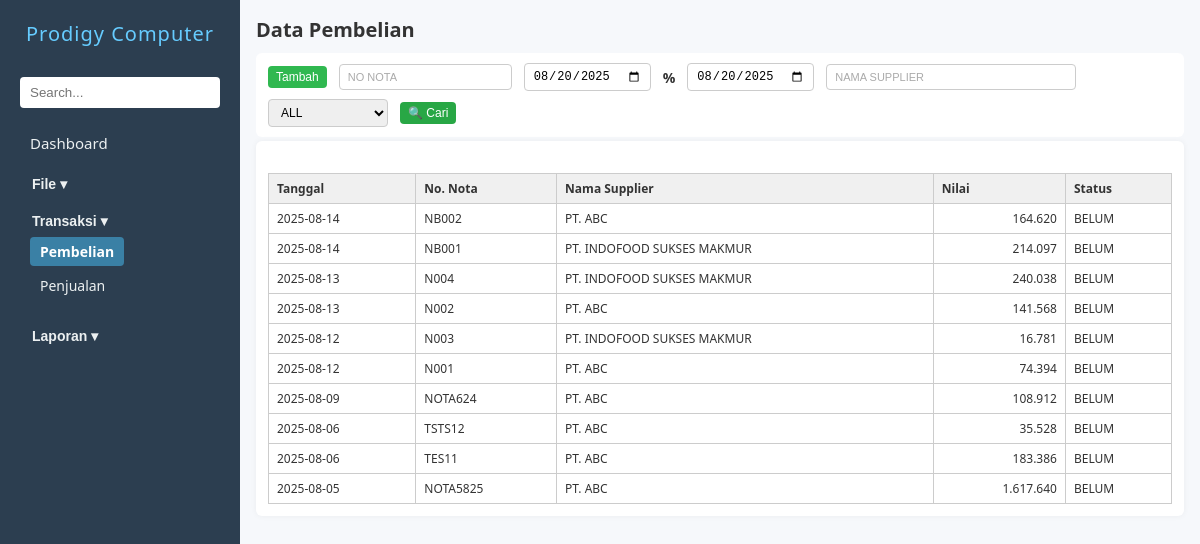
/pembelian.php, run on an earlier commit of the app's database.
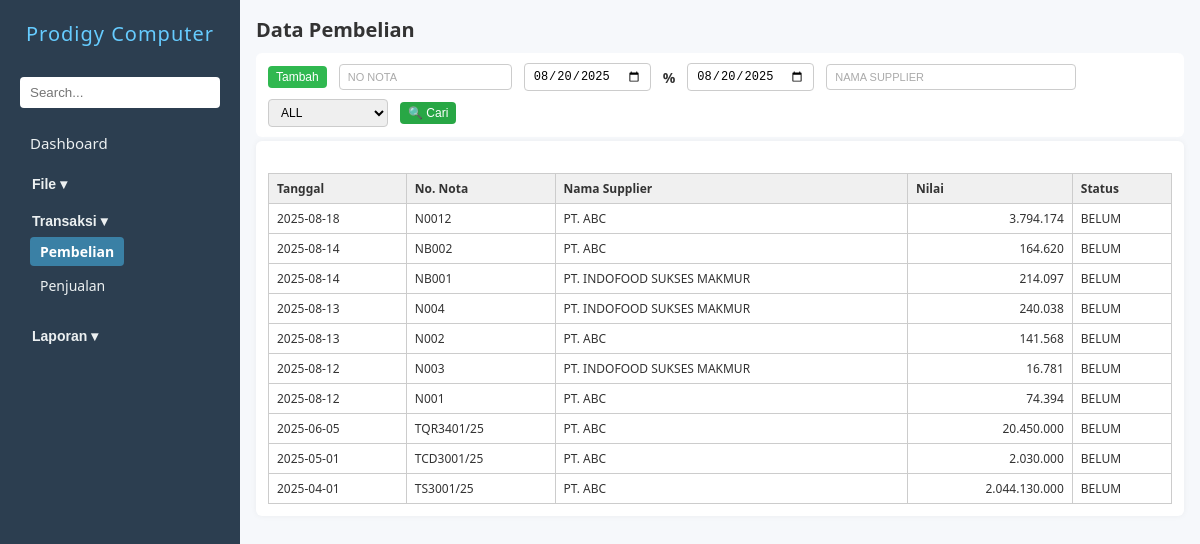
And on a later commit of the database.
### tables this page shows
CREATE TABLE `zbeli` (
  `nonota` char(30) DEFAULT NULL,
  `tgl` date DEFAULT NULL,
  `kodesup` char(10) DEFAULT NULL,
  `kodegd` char(10) NOT NULL,
  `nilai` double DEFAULT 0,
  `lunas` int(11) DEFAULT 0,
  `tgltempo` date DEFAULT NULL,
  `ppn` double(10,2) DEFAULT 0.00,
  `hppn` double(10,2) DEFAULT 0.00,
  `disc1` double(10,2) DEFAULT 0.00,
  `hdisc1` double(10,2) DEFAULT 0.00,
  `disc2` double(10,2) DEFAULT 0.00,
  `hdisc2` double(10,2) DEFAULT 0.00,
  `disc3` double(10,2) DEFAULT 0.00,
  `hdisc3` double(10,2) DEFAULT 0.00,
  `ket` varchar(1000) DEFAULT NULL
);

CREATE TABLE `zsupplier` (
  `kodesup` char(10) NOT NULL,
  `namasup` tinytext NOT NULL,
  `alamat` tinytext NOT NULL,
  `kota` tinytext NOT NULL,
  `ktp` char(20) NOT NULL,
  `npwp` char(30) NOT NULL
);

### pembelian.php (the view, shortened to what this page needs)
<?php
include 'koneksi.php';
$query = mysqli_query($conn, "
    SELECT zbeli.tgl, zbeli.nonota, zsupplier.namasup, zbeli.nilai, zbeli.lunas
    FROM zbeli
    JOIN zsupplier ON zbeli.kodesup = zsupplier.kodesup
    ORDER BY zbeli.tgl DESC, zbeli.nonota DESC
    LIMIT 10
");
?>
<!DOCTYPE html>
<html lang="en">
<head>
    <link rel="stylesheet" href="navbar.css" />
    <link rel="stylesheet" href="form.css" />
</head>
<body>
    <?php include 'navbar.php'; ?>
    <main>
        <h2>Data Pembelian</h2>
        <div class="action-bar">
            <button type="button" name="btnTambah" id="btnTambah" class="action-btn tambah" onclick="window.location.href='inputpembelian.php'">Tambah</button>
            <input type="text" name="noNota" id="inputNoNota" placeholder="No Nota" style="text-transform: uppercase;">
            <input type="date" name="tgl1" id="inputTgl1">
            <span>%</span>
            <input type="date" name="tgl2" id="inputTgl2">
            <input type="text" name="namasup" id="inputNamasup" placeholder="Nama supplier" class="medium-input" style="text-transform: uppercase;">
            <select name="statusBayar" id="statusBayar">
                <option value="all">ALL</option>
            </select>
            <button type="button" name="btnSearch" id="btnSearch" class="action-btn cari" onclick="triggerSearch()">🔍 Cari</button>
        </div>
        <form id="pembelianForm" action="prosespembelian.php" method="POST" enctype="multipart/form-data" onsubmit="return validateForm()">
            <div id="tabelHasil" class="form-grid" style="margin-top: 20px;">
                <table class="tabel-hasil">
                    <thead>
                        <tr>
                            <th>Tanggal</th>
                            <th>No. Nota</th>
                            <th>Nama Supplier</th>
                            <th>Nilai</th>
                            <th>Status</th>
                        </tr>
                    </thead>
                    <tbody>
                        <?php while ($row = mysqli_fetch_assoc($query)): ?>
                            <tr onclick="tampilkanKonfirmasiEdit('<?= $row['nonota'] ?>')">
                                <td><?= $row['tgl'] ?></td>
                                <td><?= $row['nonota'] ?></td>
                                <td><?= $row['namasup'] ?></td>
                                <td style="text-align: right;"><?= number_format($row['nilai'], 0, ',', '.') ?></td>
                                <td><?= $row['lunas'] ? 'LUNAS' : 'BELUM' ?></td>
                            </tr>
                        <?php endwhile; ?>
                    </tbody>
                </table>
            </div>
        </form>
    </main>
</body>
</html>

What changed in the data, as far as the page shows it:
removed zbeli: tgl "2025-08-09", nonota "NOTA624", zsupplier.namasup "PT. ABC", nilai "108.912", lunas "BELUM"
removed zbeli: tgl "2025-08-06", nonota "TSTS12", zsupplier.namasup "PT. ABC", nilai "35.528", lunas "BELUM"
removed zbeli: tgl "2025-08-06", nonota "TES11", zsupplier.namasup "PT. ABC", nilai "183.386", lunas "BELUM"
removed zbeli: tgl "2025-08-05", nonota "NOTA5825", zsupplier.namasup "PT. ABC", nilai "1.617.640", lunas "BELUM"
added zbeli: tgl "2025-08-18", nonota "N0012", zsupplier.namasup "PT. ABC", nilai "3.794.174", lunas "BELUM"
now on this page (row unchanged): zbeli: tgl "2025-06-05", nonota "TQR3401/25", zsupplier.namasup "PT. ABC", nilai "20.450.000", lunas "BELUM"
now on this page (row unchanged): zbeli: tgl "2025-05-01", nonota "TCD3001/25", zsupplier.namasup "PT. ABC", nilai "2.030.000", lunas "BELUM"
now on this page (row unchanged): zbeli: tgl "2025-04-01", nonota "TS3001/25", zsupplier.namasup "PT. ABC", nilai "2.044.130.000", lunas "BELUM"
